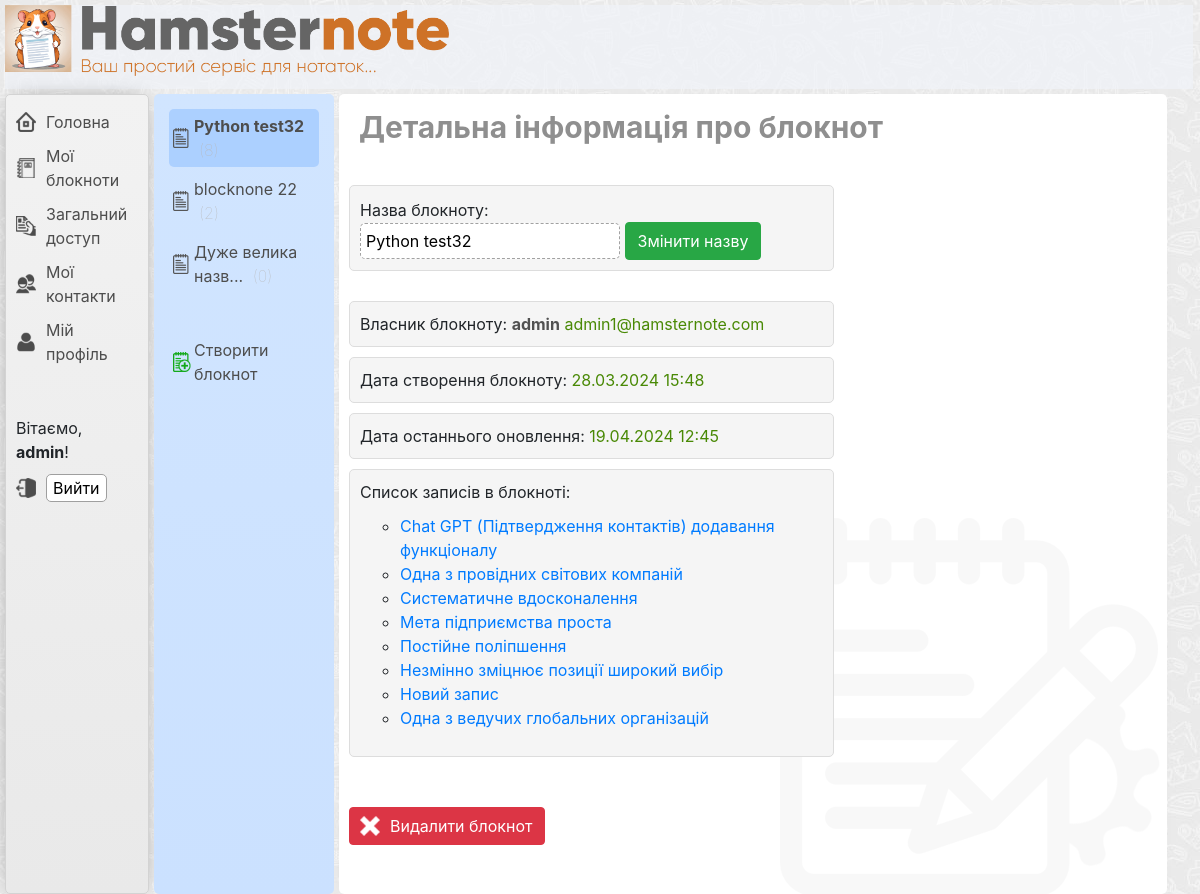
The app's page /notebooks/notebook_edit/1/ (signed in), older data.
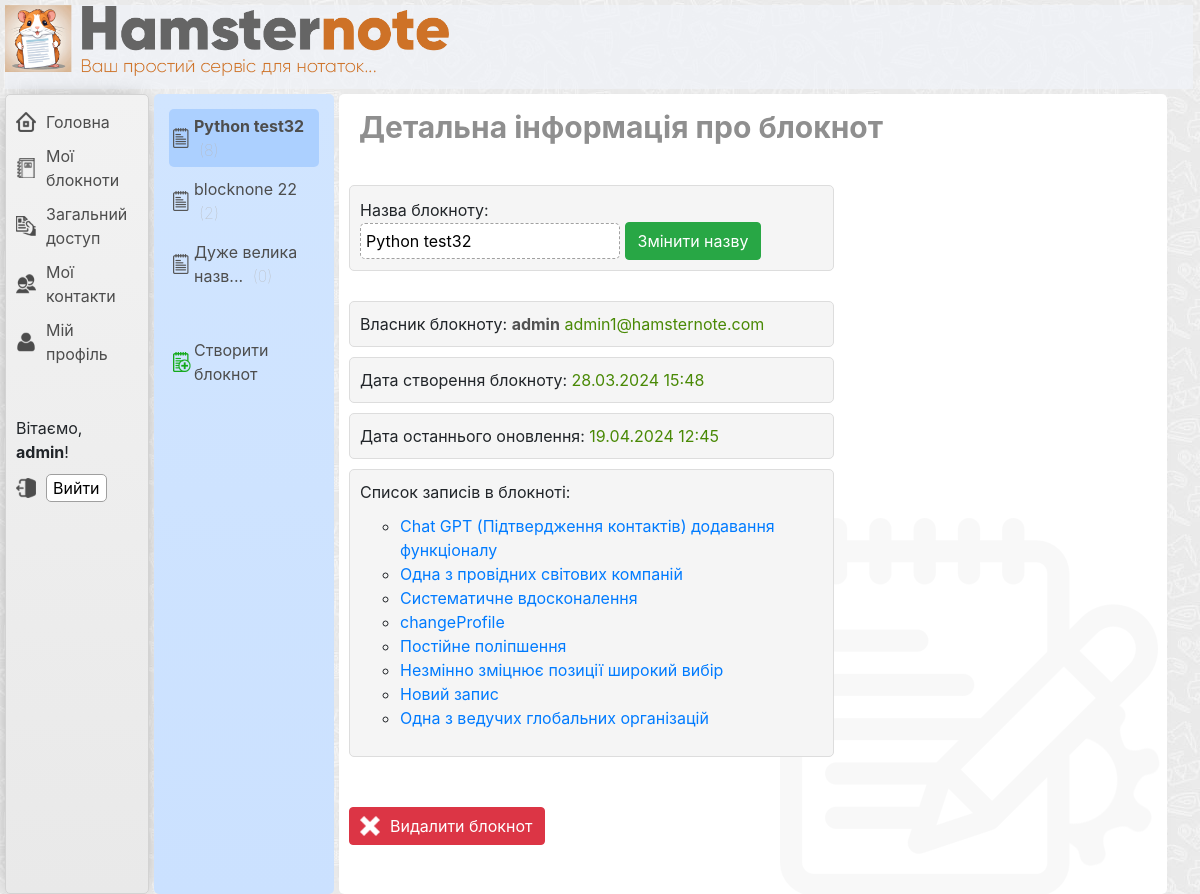
The same page, newer data.
### note/models.py (models this page shows, shortened)
class TimestampMixin(models.Model):
    created_at = models.DateTimeField(auto_now_add=True)
    updated_at = models.DateTimeField(auto_now=True)
    class Meta:
        abstract = True

class Note(TimestampMixin):
    title = models.CharField(max_length=100)
    content = CKEditor5Field('Content', config_name='extends')
    notebook = models.ForeignKey(
        Notebook, on_delete=models.CASCADE, related_name='notes')
    author = models.ForeignKey(
        CustomUser, on_delete=models.CASCADE, related_name='created_notes')
    permission = models.CharField(
        max_length=4, choices=NotePermission.choices, default=NotePermission.EDITABLE)
    favorite = models.BooleanField(default=False)

### notebook/views.py (the view)
# urls.py: path('notebooks/notebook_edit/<int:notebook_id>/', views.notebook_edit, name='notebook_edit'),
@login_required
def notebook_edit(request, notebook_id):
    current_user = request.user
    notebook = get_object_or_404(Notebook, id=notebook_id)
    user_notebooks = Notebook.objects.filter(created_by=current_user)
    notes_in_notebooks = Note.objects.filter(notebook=notebook)
    form = EditNotebookForm(instance=notebook)
    if request.method == 'POST':
        form = EditNotebookForm(request.POST, instance=notebook)
        if form.is_valid():
            form.save()
            return redirect('notebook_edit', notebook_id=notebook_id)
    context = {
        'notebook': notebook,
        'notebook_id': notebook_id,
        'form': form,
        'user_notebooks': user_notebooks,
        'notes_in_notebooks': notes_in_notebooks,
    }
    return render(request, 'notebook/notebook_edit.html', context)

### notebook/forms.py
class EditNotebookForm(forms.ModelForm):
    class Meta:
        model = Notebook
        fields = ['title']
        labels = {
            'title': '',
        }

### notebook/templates/notebook/notebook_edit.html (shortened to what this page needs)
{% extends "main/base_template.html" %}
{% block listbar %}
    <div class="wrapper-listbar">
         <ul class="listbar-ul">
            {% for notebook in user_notebooks %}
                <li class="listbar-li  {% if notebook.id == notebook_id %}listbar-li-select{% endif %}">
                    {% if notebook.title|length > 25 %}
                        <a href="{% url 'notebook_detail' notebook.pk %}">{{ notebook.title|striptags|slice:":16" }}...</a>
                    {% else %}
                        <a href="{% url 'notebook_detail' notebook.pk %}">{{ notebook.title }}</a>
                    {% endif %}
                    <span class="notes-count">({{ notebook.notes.count }})</span>
                </li>
            {% endfor %}
             <li class="listbar-li   create-new-notebook">
                 <a href="{% url 'notebook_create' %}">Створити блокнот</a>
             </li>
        </ul>
    </div>
{% endblock %}
{% block contentbar %}
    <div class="wrapper-contentbar  new-width-notebook-edit  background-notebook-edit ">
        <div class="ntb-edit-containner">
            <div class="title-shared-info-page">
                <h1>Детальна інформація про блокнот</h1>
            </div>
            <div class="ntb-edit-wrap   ntb-edit-name-form">
                 <span>Назва блокноту: </span>
                 <form method="post">
                    {{ form.as_p }}
                    <button class="btn btn-success" type="submit">Змінити назву</button>
                </form>
            </div>
            <div class="ntb-edit-wrap   ntb-edit-owner">
                <p class="ntb-owner-p">
                    <span class="owner-username">Власник блокноту: </span><span class="owner-username-value">{{ notebook.owner.username }}</span>
                    <span class="owner-email">{{ notebook.owner.email }}</span>
                </p>
            </div>
            <div class="ntb-edit-wrap   ntb-edit-create">
                <p class="ntb-create-p">
                    <span class="ntb-create">Дата створення блокноту: </span><span class="ntb-create-value">{{ notebook.created_at|date:"d.m.Y H:i" }}</span>
                </p>
            </div>
            <div class="ntb-edit-wrap   ntb-edit-updated">
                <p class="ntb-updated-p">
                    <span class="ntb-updated">Дата останнього оновлення: </span><span class="ntb-updated-value">{{ notebook.updated_at|date:"d.m.Y H:i" }}</span>
                </p>
            </div>
            <div class="ntb-edit-wrap   ntb-edit-notelist">
                <p class="ntb-notelist-p">
                    <span>Cписок записів в блокноті:</span>
                    <ul class="ntb-notelist-ul">
                        {% for note in notes_in_notebooks %}
                            <li class="ntb-notelist-li">
                                <a class="select-elem" href="{% url 'note_detail' note.pk %}">{{ note.title}} </a>
                            </li>
                        {% endfor %}
                    </ul>
                </p>
            </div>
            <div class="ntb-delete-button">
                <form action="{% url 'notebook_delete' notebook_id=notebook.id %}" method="post">
                    <button onclick="return confirm('Ви впевнені що хочете видалити блокнот: &quot;{{ notebook.title }}&quot;')" type="submit" class="btn btn-danger  btn-icon-add-del">Видалити блокнот</button>
                </form>
            </div>
        </div>
    </div>
{% endblock %}

Row changes from the older to the newer data that the page shows:
changed Note: title "Мета підприємства проста" → "changeProfile"
